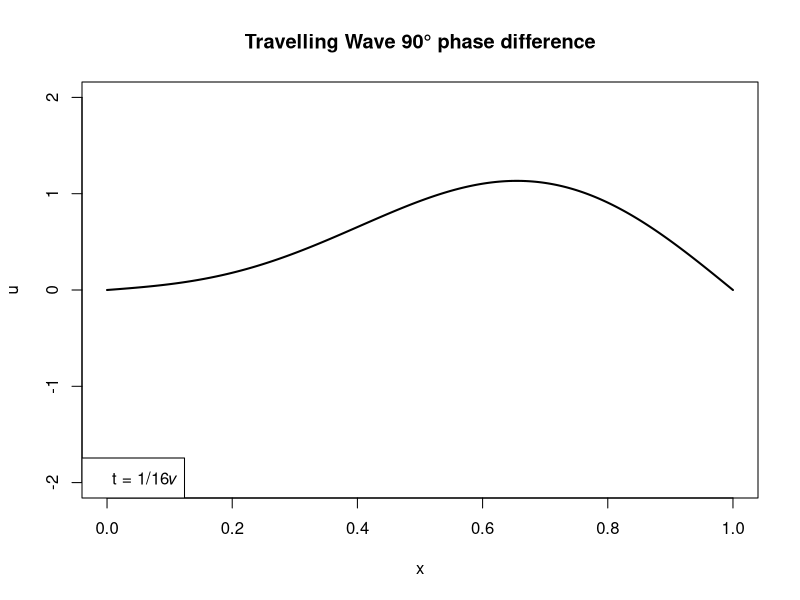

Recreate this plot in R.
# Assuming
L <- 1
 
# X-axis and Y-axis values
x_values <- seq(0, L, length.out = 1000)
u_values <- 0.924 * sin(pi * x_values / L) - 0.383 * sin(2 * pi * x_values / L)
 
# Final plot
plot(x_values, u_values, type = "l", lwd = 2, xlim = c(0, L), ylim = c(-2, 2), 
     xlab = "x", ylab = "u", main = "Travelling Wave 90° phase difference")
# Label
legend("bottomleft", legend = "t = 1/16𝜈")